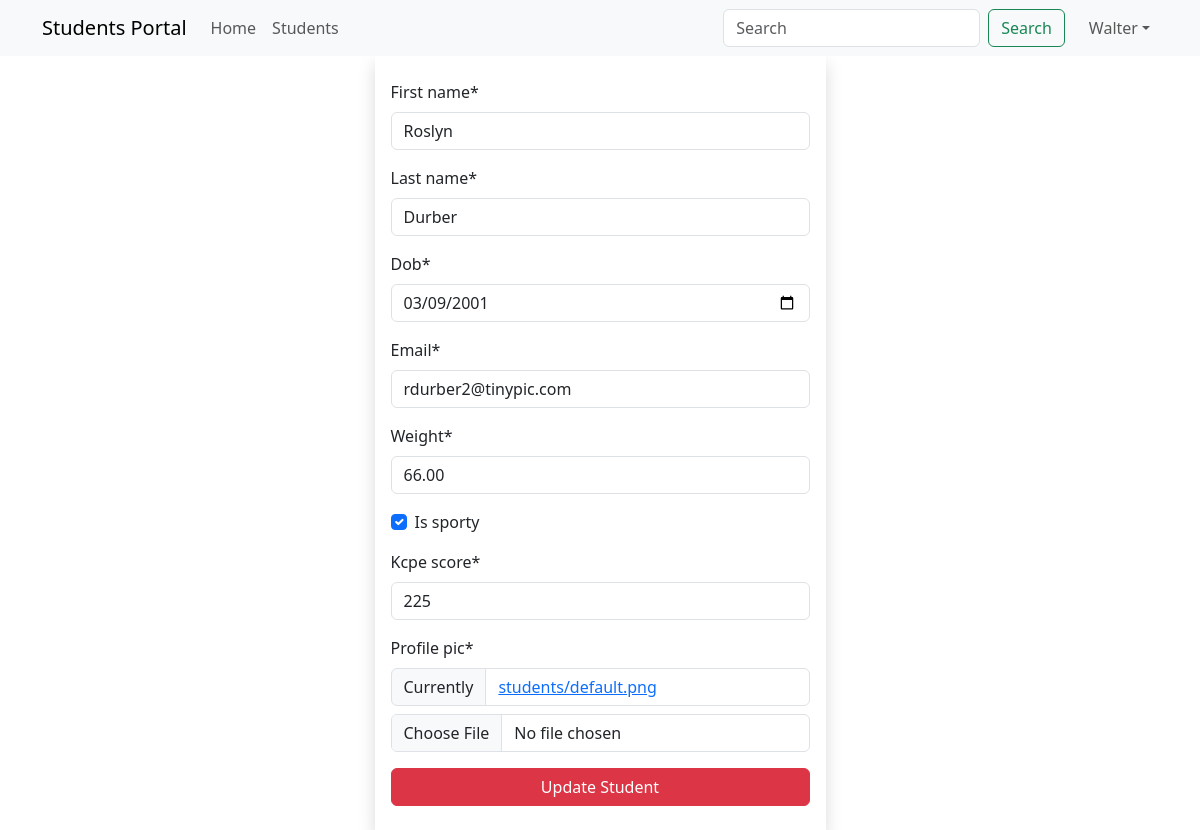
The page /students/update/8 (signed in) on the database its author committed.
### main_app/models.py (models this page shows, shortened)
class Student(models.Model):
    first_name = models.CharField(max_length=25)
    last_name = models.CharField(max_length=25)
    dob = models.DateField()
    email = models.EmailField(unique=True)
    weight = models.DecimalField(max_digits=5, decimal_places=2)  # 100.500
    is_sporty = models.BooleanField(default=False)
    kcpe_score = models.IntegerField()
    profile_pic = models.ImageField(upload_to=generate_unique_name, null=True, default="students/default.png")
    created_at = models.DateTimeField(auto_now_add=True)
    updated_at = models.DateTimeField(auto_now=True)

### main_app/views.py (the view)
# urls.py: path('students/update/<int:student_id>', views.update_student, name="update"),
@login_required
def update_student(request, student_id):
    student = get_object_or_404(Student, pk=student_id)  # SELECT * FROM students WHERE id=1
    if request.method == "POST":
        form = StudentForm(request.POST, request.FILES, instance=student)
        if form.is_valid():
            form.save()
            messages.success(request, f"Successfully updated student {student.first_name}")
            return redirect("details", student_id)
    else:
        form = StudentForm(instance=student)
    return render(request, "update.html", {"form": form})

### main_app/app_forms.py
class StudentForm(forms.ModelForm):
    class Meta:
        model = Student
        fields = "__all__"
        widgets = {
            "dob": forms.DateInput(attrs={"min": "1990-01-01", "max": "1999-12-31", "type": "date"}),
            "kcpe_score": forms.NumberInput(attrs={"max": 500, "min": 0})
        }

### templates/update.html (shortened to what this page needs)
{% extends 'base.html' %}
{% load crispy_forms_filters %}
{% block content %}
    {% include 'navbar.html' %}
    <div class="container">
        <div class="row justify-content-center">
            <div class="col-sm-5">
                <form action="{{ request.path }}" method="post" class="shadow px-3 py-4" enctype="multipart/form-data">
                    {{ form | crispy }}
                    <button class="btn btn-danger w-100">Update Student</button>
                </form>
            </div>
        </div>
    </div>
{% endblock %}

### templates/navbar.html (shortened to what this page needs)
<nav class="navbar sticky-top navbar-expand-lg navbar-light bg-light">
    <div class="container">
        <a class="navbar-brand" href="{% url 'home' %}">Students Portal</a>
        <div class="collapse navbar-collapse" id="navbarTogglerDemo02">
            <ul class="navbar-nav me-auto mb-2 mb-lg-0">
                <li class="nav-item">
                    <a class="nav-link  {% if '/' == request.path %} active {% endif %}" aria-current="page"
                       href="{% url 'home' %}">Home</a>
                </li>
                <li class="nav-item">
                    <a class="nav-link {% if 'show' in request.path %} active {% endif %} " href="{% url 'show' %}">Students</a>
                </li>
            </ul>
            <form class="d-flex" method="get" action="{% url 'search' %}">
                <input class="form-control me-2" name="search" type="search" placeholder="Search" aria-label="Search">
                <button class="btn btn-outline-success" type="submit">Search</button>
            </form>
            <ul class="navbar-nav ms-3 mb-2 mb-lg-0">
                <li class="nav-item dropdown">
                    <a class="nav-link dropdown-toggle" href="#" role="button" data-bs-toggle="dropdown">{{ user.first_name }}</a>
                </li>
            </ul>
        </div>
    </div>
</nav>

### rows shown on the page
Student: first_name "Roslyn", last_name "Durber", dob "03/09/2001", email "rdurber2@tinypic.com", weight "66.00", is_sporty "☑", kcpe_score "225"

### other values the page prints
{{ user.first_name }} "Walter"
